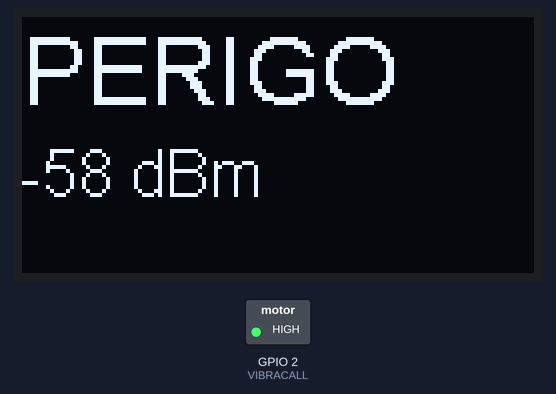
This sketch was run on a simulated ESP32. On the bench: 128×64 one-colour display, switched loads named in the sketch (green lamp = pin HIGH). WiFi joins after 1.5 s; servers stay silent unless stated.

Above: at 3.5 s.
Timing chart, 0 to 5.0 s (numbered marks = the images above):
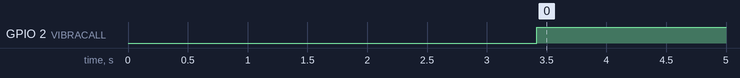

The sketch:

Distance_Measurement_With_Rssi.ino
```cpp
#include <WiFi.h> //ESP32 Core WiFi Library
#include "SSD1306.h"
#include <stdio.h>

SSD1306 display(0x3c, 5, 4);
int VIBRACALL = 2;

void setup() {
  //  Serial.begin(115200);
  pinMode(VIBRACALL, OUTPUT);
  display.init();
  display.clear();

  while (WiFi.status() != WL_CONNECTED){
    WiFi.begin("ESP32_ACCESS_POINT");
    delay(3000);
  }
}

void loop() {
  display.clear();
  float rssi = 0;
  //  float a = -30.4;
  //  float n =1.81;
  char buf[10];

  for (int i=0; i < 20; i++){   //  Verificar 20 valores de rssi
    rssi += WiFi.RSSI();
    delay(20);
  }
  rssi = rssi/20;   //  Média de rssi

  //  float ratio = (a - rssi)/(10 * n);
  //  float d = pow(10,ratio);

  //  Serial.print("RSSI: ");
  //  Serial.println(buf);

  display.setFont(ArialMT_Plain_24);

  if (rssi > -65) {
    display.drawString(0, 0, "PERIGO");
    digitalWrite(VIBRACALL, HIGH);   // turn the VIBRACALL on (HIGH is the voltage level)
  }
  else {
    display.drawString(0, 0, "SEGURO");
    digitalWrite(VIBRACALL, LOW);    // turn the VIBRACALL off by making the voltage LOW
  }


  //  gcvt(d, 4, buf);

  //  Serial.print("Distancia: ");
  //  Serial.print(buf);
  //  Serial.print(" m");

  //  display.setFont(ArialMT_Plain_16);
  //  display.drawString(0, 30, buf);

  gcvt(rssi, 4, buf);
  strcat(buf, " dBm");
  display.setFont(ArialMT_Plain_16);
  display.drawString(0, 30, buf);

    //  Calibração
    //  Fórmula + Tecnologia + Ambiente

  //  Serial.println("----------------------------------------------------");

  display.display();
  delay(10);
}
```

Measured:
- by itself, GPIO 2 (VIBRACALL): LOW → HIGH at 3.4 s
